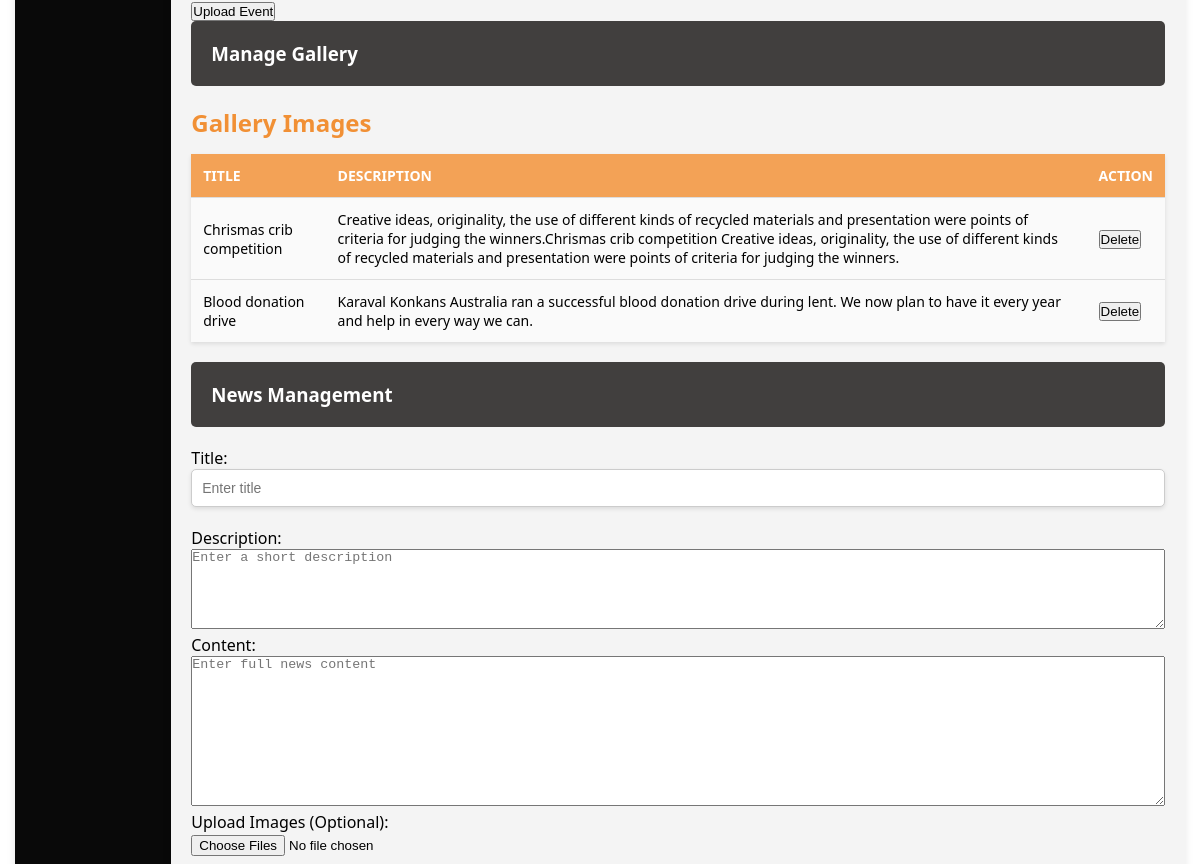
Before: /admin (signed in, middle part) with the older database file.
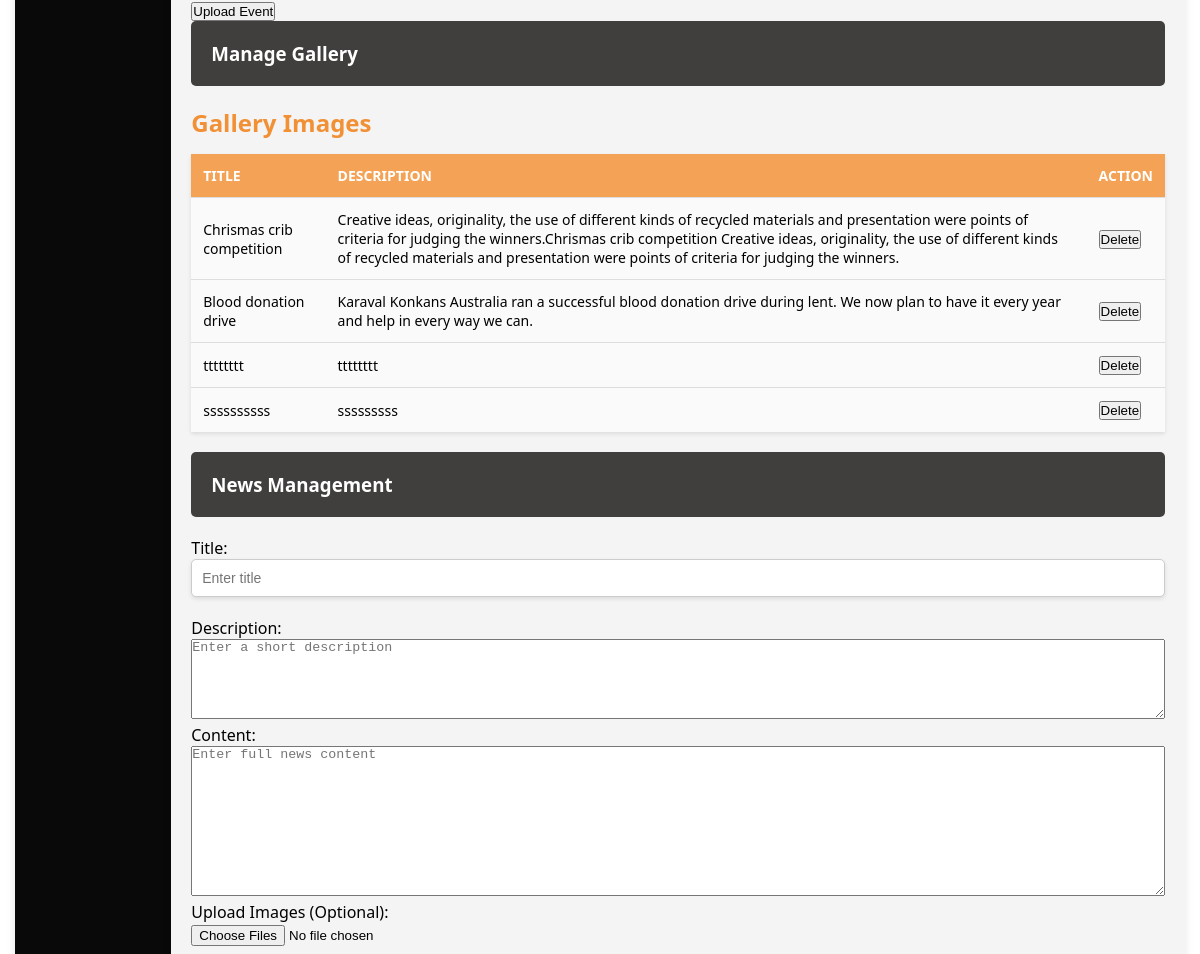
After: the same page with the newer database file.
### tables this page shows
CREATE TABLE gallery (
    id INTEGER PRIMARY KEY AUTOINCREMENT,
    title TEXT NOT NULL,
    description TEXT NOT NULL,
    file_path TEXT NOT NULL
    , uploaded_at TIMESTAMP);

### app.py (the view)
@app.route('/admin')
def admin_panel():
    if 'admin_id' not in session:
        flash("Please log in as an admin to access this page.", "danger")
        return redirect(url_for('admin_login'))
    with sqlite3.connect(DB_PATH) as conn:
        cursor = conn.cursor()
        query = '''
        SELECT
        u.user_id AS UserID,
    u.name AS Name,
    u.email AS Email,
    u.phone AS Phone,
    f.nearest_city AS NearestCity,
    f.details AS Details,
    f.num_children AS NumberOfChildren
FROM users u
LEFT JOIN family_details f ON u.user_id = f.user_id;
        '''
        cursor.execute(query)
        registrations = cursor.fetchall()
        cursor.execute("SELECT event_id, title, description FROM events WHERE category='upcoming' ORDER BY uploaded_at DESC")
        upcoming_events = cursor.fetchall()
        cursor.execute("SELECT title, description, event_id FROM events WHERE category='past' ORDER BY uploaded_at DESC")
        past_events = cursor.fetchall()
        cursor.execute('''
        SELECT er.registration_id, er.event_id, e.title, er.name, er.email, er.phone, er.num_people
        FROM event_registrations er
        JOIN events e ON er.event_id = e.event_id
        ORDER BY er.registration_id DESC
        ''')
        event_registrations = cursor.fetchall()
        cursor.execute("SELECT COUNT(*) FROM users")
        total_users = cursor.fetchone()[0]
        cursor.execute("SELECT COALESCE(SUM(num_people), 0) FROM event_registrations")
        total_event_registrations = cursor.fetchone()[0]
        cursor.execute('''
            SELECT e.title, COALESCE(SUM(er.num_people), 0)
            FROM event_registrations er
            JOIN events e ON er.event_id = e.event_id
            GROUP BY e.title
        ''')
        event_chart_data = cursor.fetchall()
        cursor.execute('''
            SELECT COALESCE(f.nearest_city, 'None'), COALESCE(SUM(er.num_people), 0)
            FROM event_registrations er
            JOIN users u ON er.email = u.email
            LEFT JOIN family_details f ON u.user_id = f.user_id
            GROUP BY f.nearest_city
        ''')
        event_city_chart_data = cursor.fetchall()
        cursor.execute("SELECT id, title, description, file_path FROM gallery")
        gallery_images = cursor.fetchall()
    cursor.execute("SELECT id, title, description FROM news ORDER BY id DESC")
    news_articles = cursor.fetchall()
    conn.close()
    formatted_news = [{"id": row[0], "title": row[1], "description": row[2]} for row in news_articles]
    return render_template(
        "admin.html",
        registrations=registrations,
        upcoming_events=upcoming_events,
        past_events=past_events,
        event_registrations=event_registrations,  # Pass event registrations to the template
        total_users=total_users,
        total_event_registrations=total_event_registrations,
        event_chart_data=event_chart_data,
        event_city_chart_data=event_city_chart_data,
        gallery_images=gallery_images,
        news_articles=formatted_news
    )

### templates/admin.html (shortened to what this page needs)
<!DOCTYPE html>
<html lang="en">
<head>
    <link rel="stylesheet" href="{{ url_for('static', filename='css/index.css') }}">
</head>
<body>
    <div class="container">
        <div class="sidebar">
        </div>
        <div class="main-content">
            <div class="section" id="Content Management">
<div class="section" id="galleryManagement">
    <div class="gallery-upload">
<form action="{{ url_for('upload_gimages') }}" method="POST" enctype="multipart/form-data">
    <br>
    <br>
    <button type="submit">Upload Event</button>
</form>
    </div>
    <h3 style="background-color: rgb(65, 63, 62); padding: 20px; color: white;">Manage Gallery</h3>
    <h2>Gallery Images</h2>
    <table class="table table-striped table-bordered">
        <thead class="thead-dark">
            <tr>
                <th>Title</th>
                <th>Description</th>
                <th>Action</th>
            </tr>
        </thead>
        <tbody>
            {% for image in gallery_images %}
            <tr>
                <td>{{ image[1] }}</td>
                <td>{{ image[2] }}</td>
                <td>
                    <button class="btn btn-danger btn-sm delete-btn" data-id="{{ image[0] }}">Delete</button>
                </td>
            </tr>
            {% endfor %}
        </tbody>
    </table>
</div>
<div class="section" id="newsManagement">
    <h3 style="background-color: rgb(65, 63, 62); padding: 20px; color: white;">News Management</h3>
    <form id="newsForm" action="/admin" method="POST" enctype="multipart/form-data">
        <label>Title:</label>
        <input type="text" id="newsTitle" name="title" placeholder="Enter title" required style="width: 100%;">
        <label>Description:</label>
        <textarea id="newsDescription" name="description" placeholder="Enter a short description" required style="width: 100%; height: 80px;"></textarea>
        <label>Content:</label>
        <textarea id="newsContent" name="content" placeholder="Enter full news content" required style="width: 100%; height: 150px;"></textarea>
        <label>Upload Images (Optional):</label>
        <input type="file" id="newsImages" name="images" accept="image/*" multiple style="width: 100%;">
    </form>
</div>
            </div>
        </div>
    </div>
</body>
</html>

Changed rows visible on the page:
added gallery: title "tttttttt", description "tttttttt"
added gallery: title "ssssssssss", description "sssssssss"
